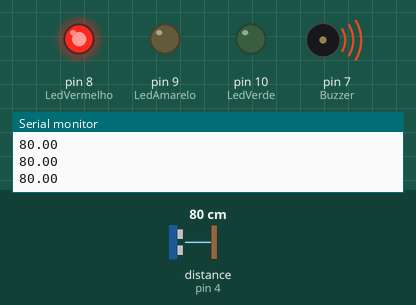
Simulated run of this sketch. Board: Arduino Uno, built with avr-gcc and run on an emulated ATmega328P. Parts: output pins drawn as LEDs (lit = HIGH), buzzer (waves = sounding), the last lines printed to the serial monitor. Wiring (inferred from the names in the program): ultrasonic range finder: trigger pin 5; echo pin 4. The test bench sets the inputs (shaded band); at power-on: distance to the obstacle (sensor on pin 4) 80 cm. The echo pulse lasts 58.3 µs per cm; pins used as bus, display or sensor lines are not drawn.

Above: at 1.66 s.
1.7 s: distance to the obstacle (sensor on pin 4) set to 96 cm
5.4 s: distance to the obstacle (sensor on pin 4) set to 106 cm
At 7.0 s:
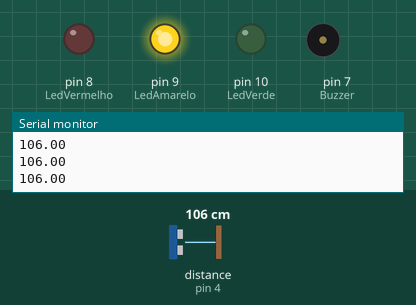
7.7 s: distance to the obstacle (sensor on pin 4) set to 196 cm
9.2 s: distance to the obstacle (sensor on pin 4) set to 205 cm
At 10.4 s:
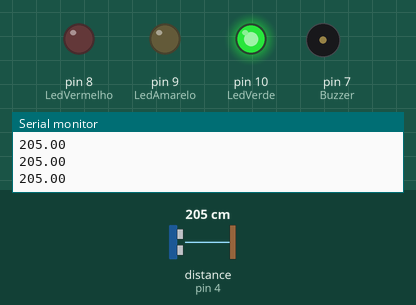
10.7 s: distance to the obstacle (sensor on pin 4) set to 2 cm
At 11.2 s:
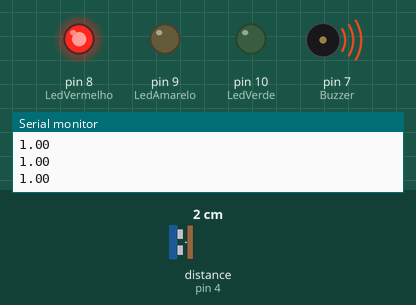
12.2 s: distance to the obstacle (sensor on pin 4) set to 9 cm
13.7 s: distance to the obstacle (sensor on pin 4) set to 12 cm
At 14.04 s:
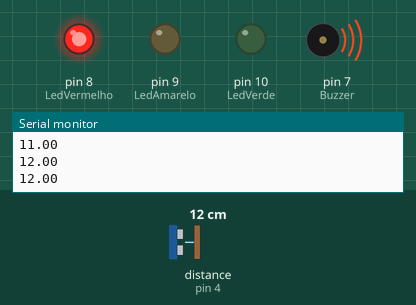
Timing chart, 0 to 18.2 s (numbered marks = the images above; inputs shaded):
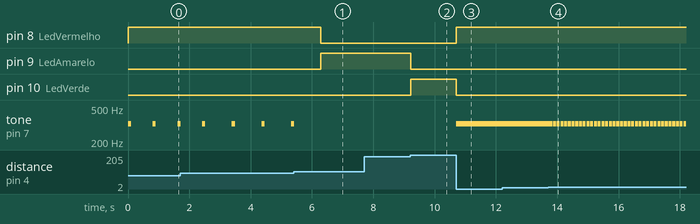

The sketch:

sketch.ino
```cpp
#define echo 4
#define trig 5

unsigned long tempo;
double distancia;
int Buzzer = 7;
int LedVerde = 10;
int LedAmarelo = 9;
int LedVermelho = 8;

void setup() {
  pinMode(trig, OUTPUT);
  pinMode(echo, INPUT);
  pinMode(LedVerde,OUTPUT);
  pinMode(LedAmarelo,OUTPUT);
  pinMode(LedVermelho,OUTPUT);
  pinMode(Buzzer,OUTPUT);
  Serial.begin(9600);
  digitalWrite(trig, LOW);
}

void loop () {
  digitalWrite(trig, HIGH);
  delayMicroseconds(10);
  digitalWrite(trig, LOW);
  tempo = pulseIn(echo, HIGH);
  distancia = tempo/58;
  Serial.println(distancia);

if (distancia <=100) {
    digitalWrite(LedVermelho ,HIGH);
    digitalWrite(LedAmarelo ,LOW);
    digitalWrite(LedVerde ,LOW);
    tone(7,329,100);
  	delay(distancia*10);
}
  if (distancia >100 and distancia <200) {
    digitalWrite(LedAmarelo ,HIGH);
    digitalWrite(LedVermelho ,LOW);
    digitalWrite(LedVerde ,LOW);
    noTone(Buzzer);
}
   if (distancia >=200) {
    digitalWrite(LedVerde ,HIGH);
    digitalWrite(LedVermelho ,LOW);
    digitalWrite(LedAmarelo ,LOW);
    noTone(Buzzer);
 }
}
```

Measured:
- the behaviour switches between 100 and 101 cm on distance to the obstacle (sensor on pin 4) (found by bisection; images 0 and 1)
- the behaviour switches between 199 and 200 cm on distance to the obstacle (sensor on pin 4) (found by bisection; images 1 and 2)
- the behaviour switches between 10 and 11 cm on distance to the obstacle (sensor on pin 4) (found by bisection; images 3 and 4)
- after the input at 5.4 s, pin 8 (LedVermelho): HIGH → LOW after 0.89 s; pin 9 (LedAmarelo): LOW → HIGH after 0.89 s; tone on pin 7 (Buzzer): goes on until 5.4 s, then stays silent
- after the input at 9.2 s, pin 9 (LedAmarelo): HIGH → LOW at once; pin 10 (LedVerde): LOW → HIGH at once
- after the input at 10.7 s, pin 8 (LedVermelho): LOW → HIGH at once; pin 10 (LedVerde): HIGH → LOW at once; tone on pin 7 (Buzzer): silent → 329 Hz at once
- after the input at 13.7 s, tone on pin 7 (Buzzer): alternates 329 Hz for 0.10 s and silent for 0.02 s, starting after 0.15 s
- by itself, tone on pin 7 (Buzzer): repeats every 0.97 s: 329 Hz 0.10 s, silent 0.87 s
